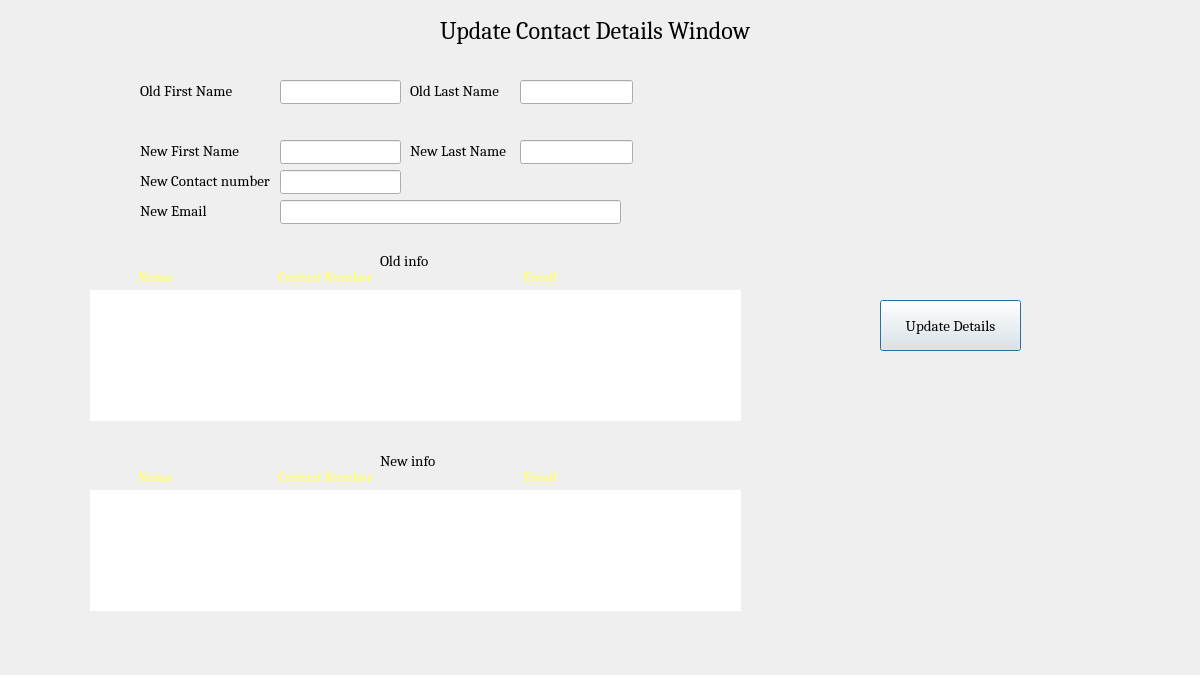
<?xml version="1.0" encoding="UTF-8"?>
<ui version="4.0">
 <class>Dialog</class>
 <widget class="QDialog" name="Dialog">
  <property name="geometry">
   <rect>
    <x>0</x>
    <y>0</y>
    <width>1200</width>
    <height>675</height>
   </rect>
  </property>
  <property name="minimumSize">
   <size>
    <width>1200</width>
    <height>675</height>
   </size>
  </property>
  <property name="maximumSize">
   <size>
    <width>1300</width>
    <height>700</height>
   </size>
  </property>
  <property name="font">
   <font>
    <family>Cambria</family>
   </font>
  </property>
  <property name="windowTitle">
   <string>Dialog</string>
  </property>
  <widget class="QLineEdit" name="oldfirstnamelineEdit">
   <property name="geometry">
    <rect>
     <x>280</x>
     <y>80</y>
     <width>121</width>
     <height>24</height>
    </rect>
   </property>
   <property name="font">
    <font>
     <family>Cambria</family>
     <pointsize>11</pointsize>
    </font>
   </property>
  </widget>
  <widget class="QLabel" name="label">
   <property name="geometry">
    <rect>
     <x>140</x>
     <y>80</y>
     <width>101</width>
     <height>21</height>
    </rect>
   </property>
   <property name="font">
    <font>
     <family>Cambria</family>
     <pointsize>11</pointsize>
    </font>
   </property>
   <property name="text">
    <string>Old First Name</string>
   </property>
  </widget>
  <widget class="QLineEdit" name="oldlastnamelineEdit">
   <property name="geometry">
    <rect>
     <x>520</x>
     <y>80</y>
     <width>113</width>
     <height>24</height>
    </rect>
   </property>
   <property name="font">
    <font>
     <family>Cambria</family>
     <pointsize>11</pointsize>
    </font>
   </property>
  </widget>
  <widget class="QLabel" name="label_2">
   <property name="geometry">
    <rect>
     <x>410</x>
     <y>80</y>
     <width>101</width>
     <height>21</height>
    </rect>
   </property>
   <property name="font">
    <font>
     <family>Cambria</family>
     <pointsize>11</pointsize>
    </font>
   </property>
   <property name="text">
    <string>Old Last Name</string>
   </property>
  </widget>
  <widget class="QLineEdit" name="newfirstnamelineEdit">
   <property name="geometry">
    <rect>
     <x>280</x>
     <y>140</y>
     <width>121</width>
     <height>24</height>
    </rect>
   </property>
   <property name="font">
    <font>
     <family>Cambria</family>
     <pointsize>11</pointsize>
    </font>
   </property>
  </widget>
  <widget class="QLineEdit" name="newnumberlineEdit">
   <property name="geometry">
    <rect>
     <x>280</x>
     <y>170</y>
     <width>121</width>
     <height>24</height>
    </rect>
   </property>
   <property name="font">
    <font>
     <family>Cambria</family>
     <pointsize>11</pointsize>
    </font>
   </property>
  </widget>
  <widget class="QLineEdit" name="newlastnamelineEdit">
   <property name="geometry">
    <rect>
     <x>520</x>
     <y>140</y>
     <width>113</width>
     <height>24</height>
    </rect>
   </property>
   <property name="font">
    <font>
     <family>Cambria</family>
     <pointsize>11</pointsize>
    </font>
   </property>
  </widget>
  <widget class="QLineEdit" name="newemaillineEdit">
   <property name="geometry">
    <rect>
     <x>280</x>
     <y>200</y>
     <width>341</width>
     <height>24</height>
    </rect>
   </property>
   <property name="font">
    <font>
     <family>Cambria</family>
     <pointsize>11</pointsize>
    </font>
   </property>
  </widget>
  <widget class="QLabel" name="label_3">
   <property name="geometry">
    <rect>
     <x>140</x>
     <y>140</y>
     <width>111</width>
     <height>21</height>
    </rect>
   </property>
   <property name="font">
    <font>
     <family>Cambria</family>
     <pointsize>11</pointsize>
    </font>
   </property>
   <property name="text">
    <string>New First Name</string>
   </property>
  </widget>
  <widget class="QLabel" name="label_4">
   <property name="geometry">
    <rect>
     <x>410</x>
     <y>140</y>
     <width>111</width>
     <height>21</height>
    </rect>
   </property>
   <property name="font">
    <font>
     <family>Cambria</family>
     <pointsize>11</pointsize>
    </font>
   </property>
   <property name="text">
    <string>New Last Name</string>
   </property>
  </widget>
  <widget class="QLabel" name="label_5">
   <property name="geometry">
    <rect>
     <x>140</x>
     <y>200</y>
     <width>101</width>
     <height>21</height>
    </rect>
   </property>
   <property name="font">
    <font>
     <family>Cambria</family>
     <pointsize>11</pointsize>
    </font>
   </property>
   <property name="text">
    <string>New Email</string>
   </property>
  </widget>
  <widget class="QLabel" name="label_6">
   <property name="geometry">
    <rect>
     <x>140</x>
     <y>170</y>
     <width>141</width>
     <height>21</height>
    </rect>
   </property>
   <property name="font">
    <font>
     <family>Cambria</family>
     <pointsize>11</pointsize>
    </font>
   </property>
   <property name="text">
    <string>New Contact number</string>
   </property>
  </widget>
  <widget class="QPushButton" name="updatecontactButton">
   <property name="geometry">
    <rect>
     <x>880</x>
     <y>300</y>
     <width>141</width>
     <height>51</height>
    </rect>
   </property>
   <property name="font">
    <font>
     <family>Cambria</family>
     <pointsize>11</pointsize>
    </font>
   </property>
   <property name="text">
    <string>Update Details</string>
   </property>
  </widget>
  <widget class="QLabel" name="label_7">
   <property name="geometry">
    <rect>
     <x>440</x>
     <y>10</y>
     <width>371</width>
     <height>41</height>
    </rect>
   </property>
   <property name="font">
    <font>
     <family>Cambria</family>
     <pointsize>18</pointsize>
    </font>
   </property>
   <property name="text">
    <string>Update Contact Details Window</string>
   </property>
  </widget>
  <widget class="QLabel" name="label_8">
   <property name="geometry">
    <rect>
     <x>260</x>
     <y>270</y>
     <width>131</width>
     <height>16</height>
    </rect>
   </property>
   <property name="font">
    <font>
     <family>Cambria</family>
     <pointsize>11</pointsize>
     <bold>false</bold>
    </font>
   </property>
   <property name="text">
    <string>&lt;html&gt;&lt;head/&gt;&lt;body&gt;&lt;p&gt;&lt;span style=&quot; font-size:10pt; font-weight:700; color:#ffff7f;&quot;&gt;Contact Number&lt;/span&gt;&lt;/p&gt;&lt;/body&gt;&lt;/html&gt;</string>
   </property>
   <property name="textFormat">
    <enum>Qt::AutoText</enum>
   </property>
   <property name="alignment">
    <set>Qt::AlignCenter</set>
   </property>
  </widget>
  <widget class="QLabel" name="label_9">
   <property name="geometry">
    <rect>
     <x>50</x>
     <y>270</y>
     <width>211</width>
     <height>16</height>
    </rect>
   </property>
   <property name="font">
    <font>
     <family>Cambria</family>
     <pointsize>11</pointsize>
     <bold>false</bold>
    </font>
   </property>
   <property name="text">
    <string>&lt;html&gt;&lt;head/&gt;&lt;body&gt;&lt;p&gt;&lt;span style=&quot; font-size:10pt; font-weight:700; color:#ffff7f;&quot;&gt;Name&lt;/span&gt;&lt;/p&gt;&lt;/body&gt;&lt;/html&gt;</string>
   </property>
   <property name="alignment">
    <set>Qt::AlignCenter</set>
   </property>
  </widget>
  <widget class="QLabel" name="label_10">
   <property name="geometry">
    <rect>
     <x>440</x>
     <y>270</y>
     <width>201</width>
     <height>16</height>
    </rect>
   </property>
   <property name="font">
    <font>
     <family>Cambria</family>
     <pointsize>11</pointsize>
     <bold>false</bold>
    </font>
   </property>
   <property name="autoFillBackground">
    <bool>false</bool>
   </property>
   <property name="text">
    <string>&lt;html&gt;&lt;head/&gt;&lt;body&gt;&lt;p&gt;&lt;span style=&quot; font-size:10pt; font-weight:700; color:#ffff7f;&quot;&gt;Email&lt;/span&gt;&lt;/p&gt;&lt;/body&gt;&lt;/html&gt;</string>
   </property>
   <property name="textFormat">
    <enum>Qt::AutoText</enum>
   </property>
   <property name="scaledContents">
    <bool>false</bool>
   </property>
   <property name="alignment">
    <set>Qt::AlignCenter</set>
   </property>
  </widget>
  <widget class="QListWidget" name="oldlistWidget">
   <property name="geometry">
    <rect>
     <x>90</x>
     <y>290</y>
     <width>651</width>
     <height>131</height>
    </rect>
   </property>
   <property name="baseSize">
    <size>
     <width>4</width>
     <height>2</height>
    </size>
   </property>
   <property name="font">
    <font>
     <family>Cambria</family>
     <pointsize>10</pointsize>
     <italic>true</italic>
     <bold>false</bold>
    </font>
   </property>
   <property name="autoFillBackground">
    <bool>false</bool>
   </property>
   <property name="styleSheet">
    <string notr="true">font: italic 10pt &quot;Cambria&quot;;
color: rgb(255, 0, 0);
background-color: rgb(255, 255, 255);</string>
   </property>
   <property name="frameShape">
    <enum>QFrame::NoFrame</enum>
   </property>
   <property name="frameShadow">
    <enum>QFrame::Plain</enum>
   </property>
   <property name="viewMode">
    <enum>QListView::IconMode</enum>
   </property>
  </widget>
  <widget class="QLabel" name="label_11">
   <property name="geometry">
    <rect>
     <x>260</x>
     <y>470</y>
     <width>131</width>
     <height>16</height>
    </rect>
   </property>
   <property name="font">
    <font>
     <family>Cambria</family>
     <pointsize>11</pointsize>
     <bold>false</bold>
    </font>
   </property>
   <property name="text">
    <string>&lt;html&gt;&lt;head/&gt;&lt;body&gt;&lt;p&gt;&lt;span style=&quot; font-size:10pt; font-weight:700; color:#ffff7f;&quot;&gt;Contact Number&lt;/span&gt;&lt;/p&gt;&lt;/body&gt;&lt;/html&gt;</string>
   </property>
   <property name="textFormat">
    <enum>Qt::AutoText</enum>
   </property>
   <property name="alignment">
    <set>Qt::AlignCenter</set>
   </property>
  </widget>
  <widget class="QLabel" name="label_12">
   <property name="geometry">
    <rect>
     <x>50</x>
     <y>470</y>
     <width>211</width>
     <height>16</height>
    </rect>
   </property>
   <property name="font">
    <font>
     <family>Cambria</family>
     <pointsize>11</pointsize>
     <bold>false</bold>
    </font>
   </property>
   <property name="text">
    <string>&lt;html&gt;&lt;head/&gt;&lt;body&gt;&lt;p&gt;&lt;span style=&quot; font-size:10pt; font-weight:700; color:#ffff7f;&quot;&gt;Name&lt;/span&gt;&lt;/p&gt;&lt;/body&gt;&lt;/html&gt;</string>
   </property>
   <property name="alignment">
    <set>Qt::AlignCenter</set>
   </property>
  </widget>
  <widget class="QLabel" name="label_13">
   <property name="geometry">
    <rect>
     <x>440</x>
     <y>470</y>
     <width>201</width>
     <height>16</height>
    </rect>
   </property>
   <property name="font">
    <font>
     <family>Cambria</family>
     <pointsize>11</pointsize>
     <bold>false</bold>
    </font>
   </property>
   <property name="autoFillBackground">
    <bool>false</bool>
   </property>
   <property name="text">
    <string>&lt;html&gt;&lt;head/&gt;&lt;body&gt;&lt;p&gt;&lt;span style=&quot; font-size:10pt; font-weight:700; color:#ffff7f;&quot;&gt;Email&lt;/span&gt;&lt;/p&gt;&lt;/body&gt;&lt;/html&gt;</string>
   </property>
   <property name="textFormat">
    <enum>Qt::AutoText</enum>
   </property>
   <property name="scaledContents">
    <bool>false</bool>
   </property>
   <property name="alignment">
    <set>Qt::AlignCenter</set>
   </property>
  </widget>
  <widget class="QListWidget" name="newlistWidget">
   <property name="geometry">
    <rect>
     <x>90</x>
     <y>490</y>
     <width>651</width>
     <height>121</height>
    </rect>
   </property>
   <property name="baseSize">
    <size>
     <width>4</width>
     <height>2</height>
    </size>
   </property>
   <property name="font">
    <font>
     <family>Cambria</family>
     <pointsize>10</pointsize>
     <italic>true</italic>
     <bold>false</bold>
    </font>
   </property>
   <property name="autoFillBackground">
    <bool>false</bool>
   </property>
   <property name="styleSheet">
    <string notr="true">font: italic 10pt &quot;Cambria&quot;;
color: rgb(0, 170, 0);
background-color: rgb(255, 255, 255);</string>
   </property>
   <property name="frameShape">
    <enum>QFrame::NoFrame</enum>
   </property>
   <property name="frameShadow">
    <enum>QFrame::Plain</enum>
   </property>
   <property name="viewMode">
    <enum>QListView::IconMode</enum>
   </property>
  </widget>
  <widget class="QLabel" name="label_14">
   <property name="geometry">
    <rect>
     <x>380</x>
     <y>250</y>
     <width>151</width>
     <height>21</height>
    </rect>
   </property>
   <property name="font">
    <font>
     <family>Cambria</family>
     <pointsize>11</pointsize>
    </font>
   </property>
   <property name="text">
    <string>Old info</string>
   </property>
  </widget>
  <widget class="QLabel" name="label_15">
   <property name="geometry">
    <rect>
     <x>380</x>
     <y>450</y>
     <width>151</width>
     <height>21</height>
    </rect>
   </property>
   <property name="font">
    <font>
     <family>Cambria</family>
     <pointsize>11</pointsize>
    </font>
   </property>
   <property name="text">
    <string>New info</string>
   </property>
  </widget>
 </widget>
 <resources/>
 <connections/>
</ui>
